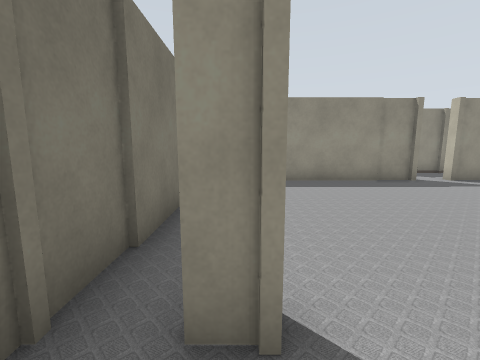
view 1 (above)

21 first-person views from a walk through a robot-simulator world made for Gazebo. The camera is 1.2 m above the floor, tilts 8° down and sees 90° across. Floor lines are 1 m apart. The floor is counted in squares, 1 m on a side. Each view is taken from the middle of a square. On the plan, view 1 faces up. The plan holds only what a view shows up to about 11 squares ahead; the rest is blank. The place goes on beyond the plan.

view 2
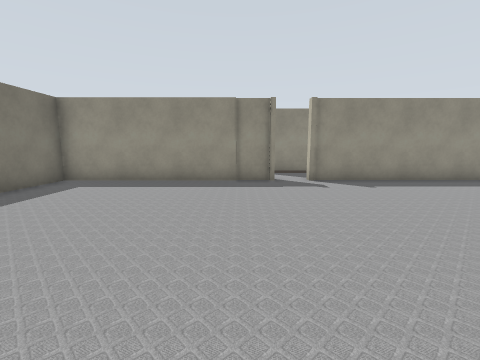

view 3
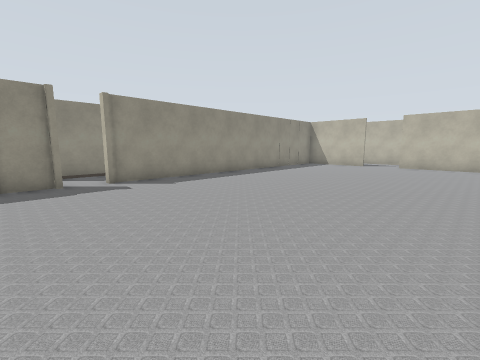

view 4
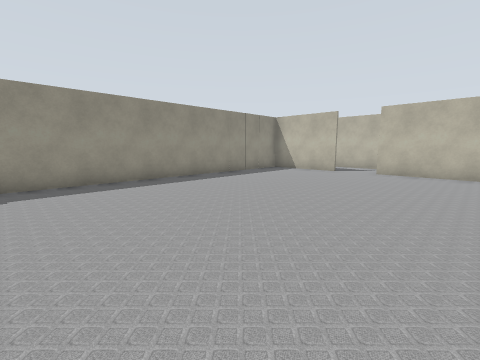

view 5
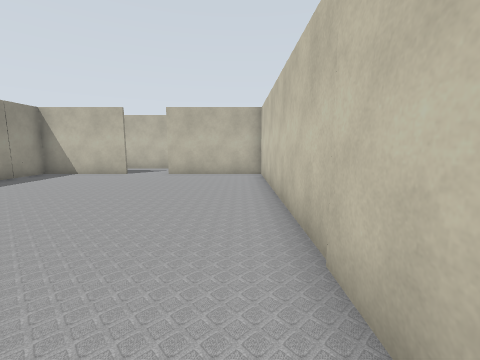

view 6
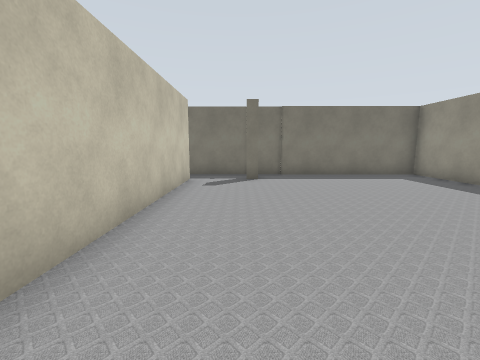

view 7
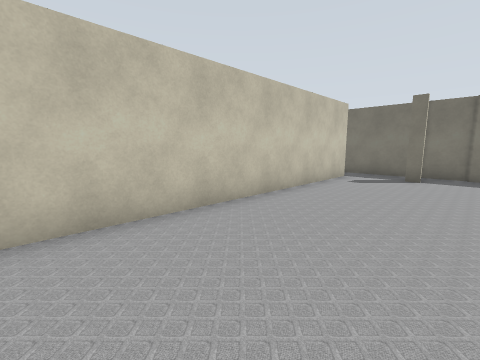

view 8
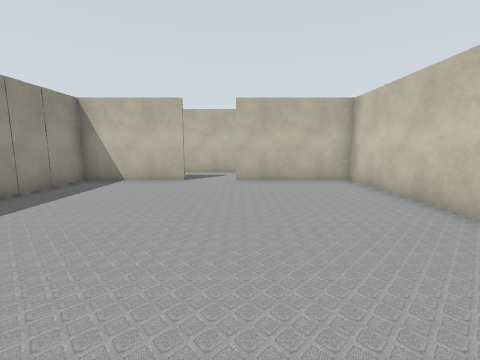

view 9
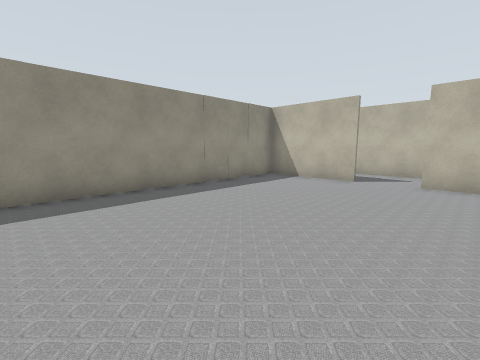

view 10
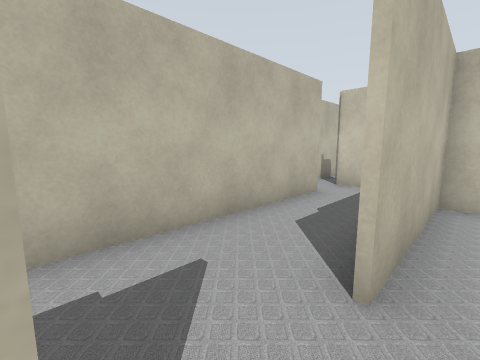

view 11
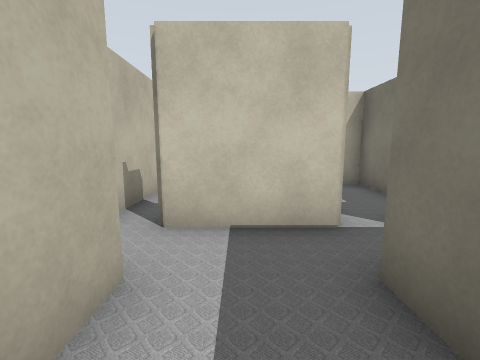

view 12
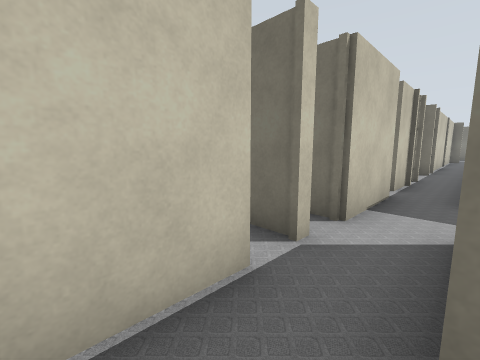

view 13
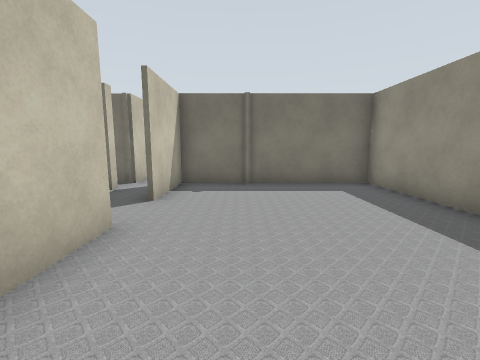

view 14
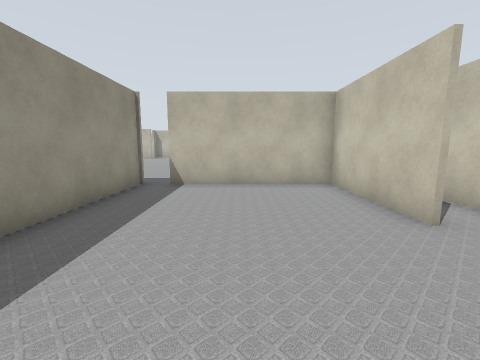

view 15
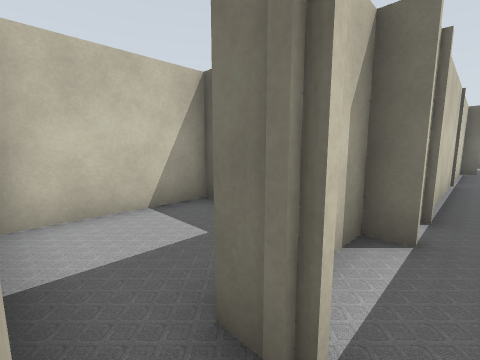

view 16
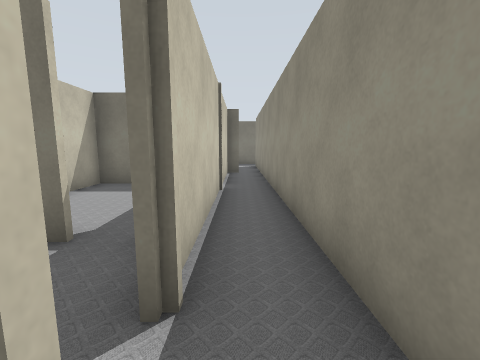

view 17
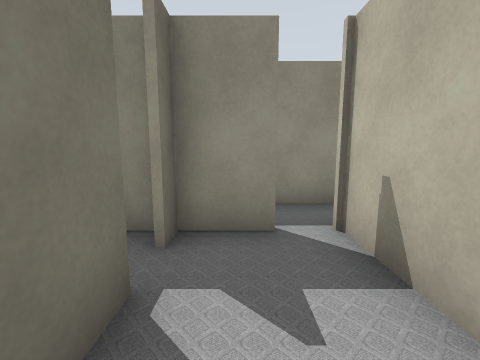

view 18
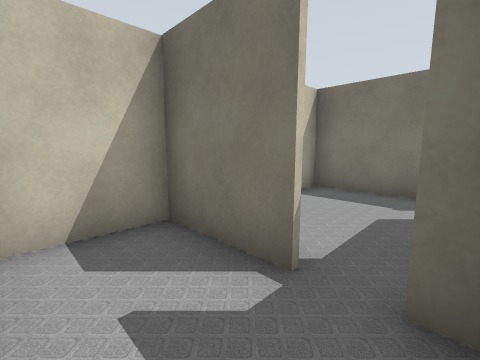

view 19
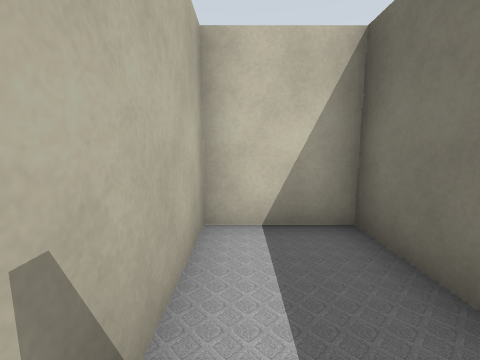

view 20
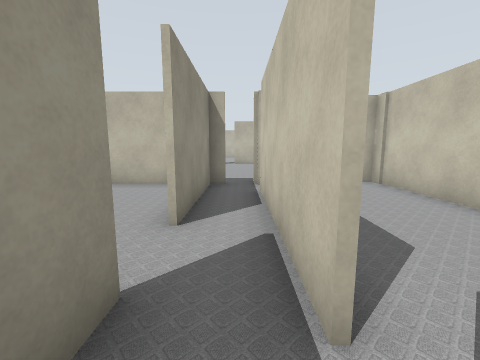

view 21
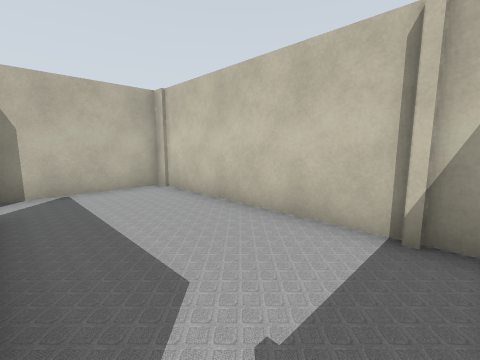

### Floor plan
Points are (right, up) in squares from view 1. A wall is a line through its corners. A room is listed if a view was taken in it or the views show most of it. See-through windows are left out.
Room 1 (views 1, 2, 3, 4, 5, 6, 7, 8, 9, 10)
walls: (6.1, 8.5) (-1.3, 8.5) (-1.3, -1.5); (0.2, 1.8) (0.2, 1.3) (-0.4, 1.3); (20.6, 4.9) (20.6, 8.5) (7.6, 8.5); (0, -0.9) (20.6, -0.9) (20.6, 3.2)
ways out: opening at (7, 9) to room 2; opening at (21, 4) to room 2; gap at (0, -1)
Room 2 (view 11)
walls: (9.4, 10.9) (6.5, 10.9); (20.7, -0.1) (20.7, -1.1); (23.1, -1.1) (23.1, 5.9); (21.6, -2.6) (23.2, -2.6)
ways out: opening at (7, 9) to room 1; opening at (21, 4) to room 1; opening at (23.5, -2) to room 3; opening at (21, -2) to room 5
Room 3 (views 12, 20)
walls: (25.9, -1) (24.8, -1); (25.2, -2.6) (30.5, -2.6); (24, -2.6) (24.3, -2.6); (31.6, -1) (27.5, -1)
ways out: opening at (23.5, -2) to room 2; opening at (26.5, -1) to room 4; opening at (25, -3) to room 8; opening at (31, -3) to room 8; opening at (32, -2); gap at (23, -3)
Room 4 (views 13, 14)
walls: (27.5, -0.9) (31.6, -0.9); (31.8, 5.2) (23.2, 5.2) (23.2, -0.9) (25.9, -0.9); (31.6, -1.6) (31.6, 4.2)
ways out: opening at (26.5, -1) to room 3; gap at (32, 4)
Room 5 (views 15, 16)
walls: (18, -2.6) (19.6, -2.6); (17, -2.4) (17, -3.2); (20.4, -2.6) (21.6, -2.6); (14.6, -3.1) (15.5, -3.1)
ways out: opening at (21, -2) to room 2; opening at (20, -3) to room 7; opening at (15, -2) to room 9; gap at (17, -3) to room 10
Room 6 (views 17, 18)
walls: (14.5, -4.8) (14.5, -2.5); (12.1, -4.1) (12.1, -6.6) (15, -6.6); (13.6, -2.7) (11.2, -2.7)
ways out: opening at (14, -3) to room 9
Room 7 (view 19)
walls: (18.2, -4.5) (18.2, -6.6); (17.9, -6.6) (20.6, -6.6) (20.6, -3.4)
ways out: opening at (20, -3) to room 5
Room 8 (view 21)
walls: (24.9, -6.6) (32.1, -6.6) (32.1, -2.9); (24.3, -2.6) (24.3, -3.5); (23.2, -2.6) (23.2, -3.1)
ways out: opening at (25, -3) to room 3; opening at (31, -3) to room 3
Room 9 (no view inside)
walls: (8.2, -2.6) (13.5, -2.6); (4, -2) (4, -2.6) (7.3, -2.6); (15, -1) (3.9, -1)
ways out: opening at (15, -2) to room 5; opening at (14, -3) to room 6
Room 10 (no view inside)
walls: (15, -6.6) (17.9, -6.6)
ways out: gap at (17, -3) to room 5

Where each view was taken, in squares from view 1:
view 1: 0 up, 0 right, facing up
view 2: 0 up, 5 right, facing up
view 3: 0 up, 5 right, facing up-right
view 4: 0 up, 9 right, facing up-right
view 5: 0 up, 10 right, facing right
view 6: 1 up, 9 right, facing left
view 7: 3 up, 10 right, facing down-left
view 8: 3 up, 12 right, facing right
view 9: 2 up, 12 right, facing up-right
view 10: 5 up, 20 right, facing down-right
view 11: 1 up, 22 right, facing down
view 12: 1 down, 27 right, facing down-left
view 13: 1 up, 31 right, facing left
view 14: 2 up, 24 right, facing right
view 15: 2 down, 18 right, facing down-left
view 16: 2 down, 15 right, facing left
view 17: 6 down, 13 right, facing up
view 18: 3 down, 14 right, facing down-left
view 19: 3 down, 20 right, facing down
view 20: 2 down, 24 right, facing right
view 21: 3 down, 25 right, facing down-right
